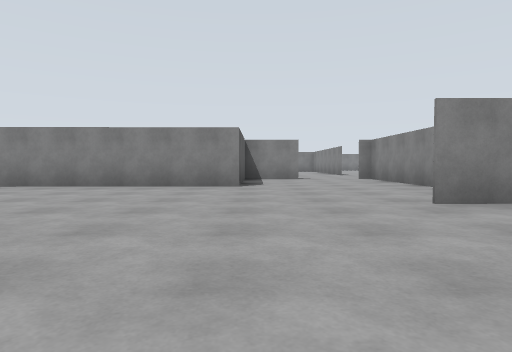
view 1 (above)

23 first-person views from a walk through a robot-simulator world made for Gazebo. The camera is 0.94 m above the floor, tilts 2° down and sees 75° across. The floor is counted in squares, 2.5 m on a side. Each view is taken from the middle of a square. On the plan, view 1 faces up. The plan holds only what a view shows up to about 9 squares ahead; the rest is blank. The place goes on beyond the plan.

view 2
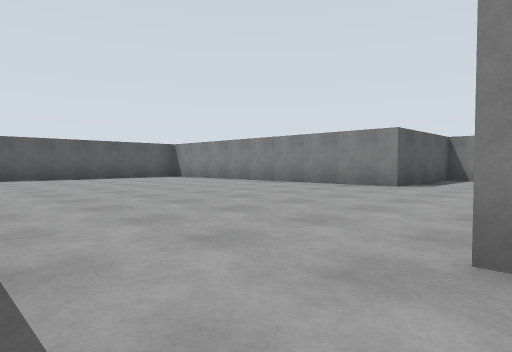

view 3
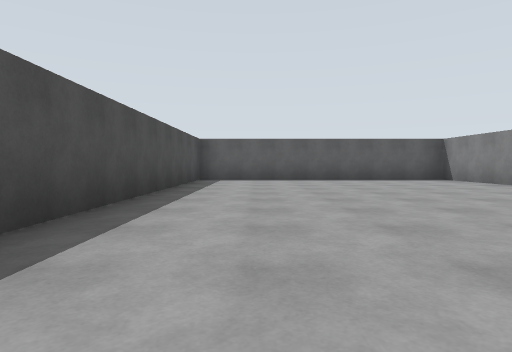

view 4
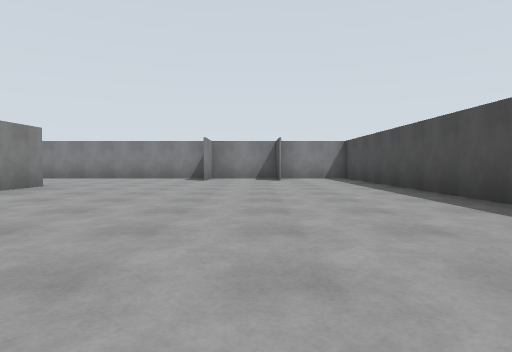

view 5
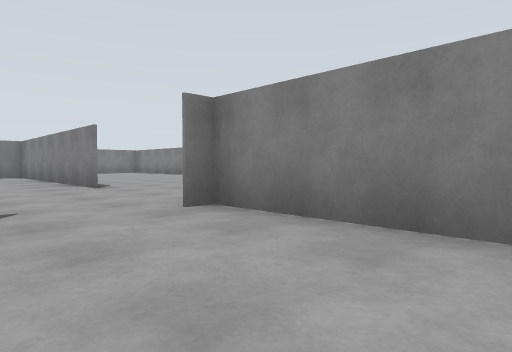

view 6
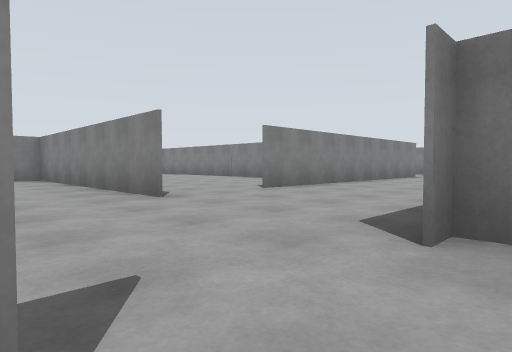

view 7
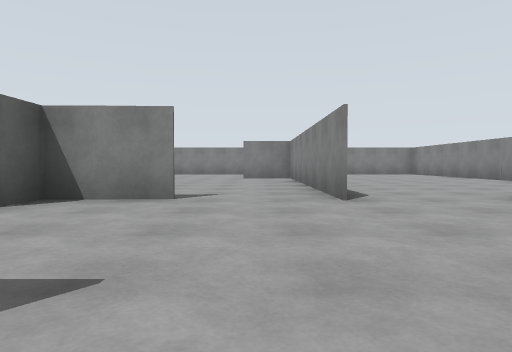

view 8
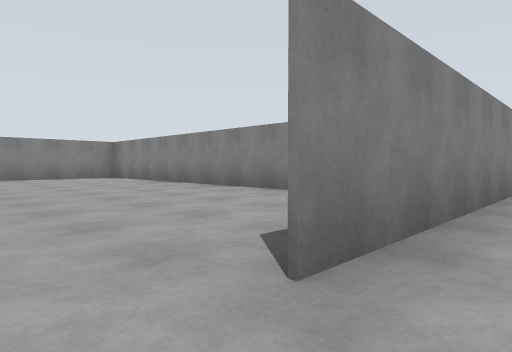

view 9
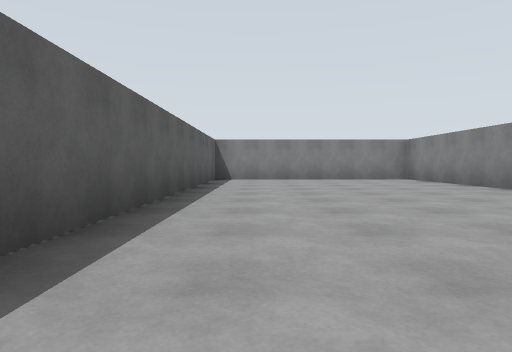

view 10
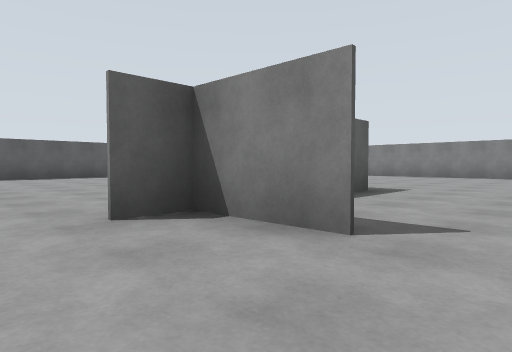

view 11
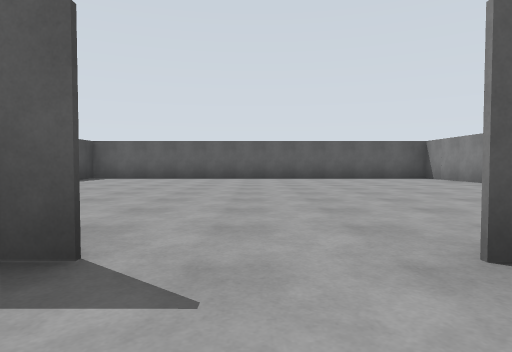

view 12
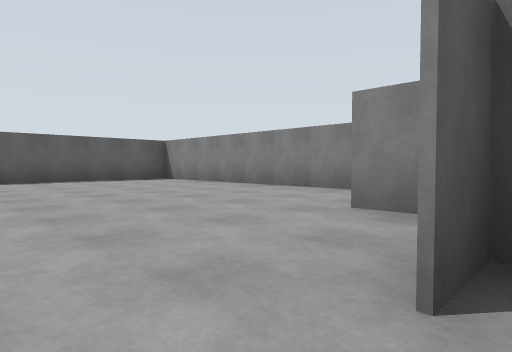

view 13
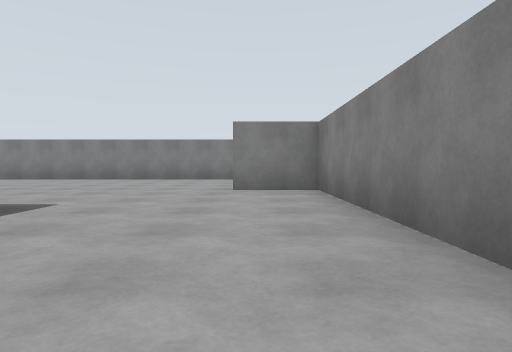

view 14
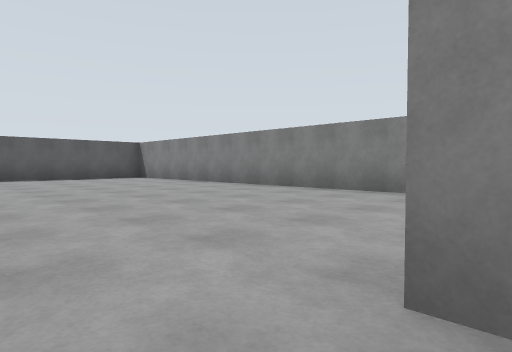

view 15
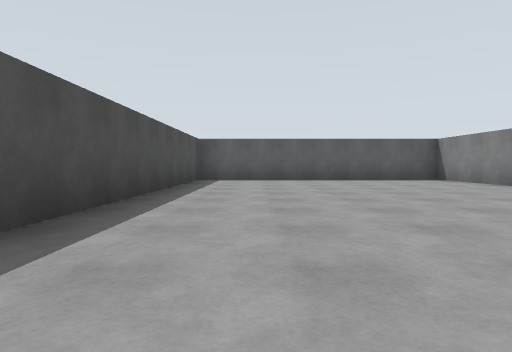

view 16
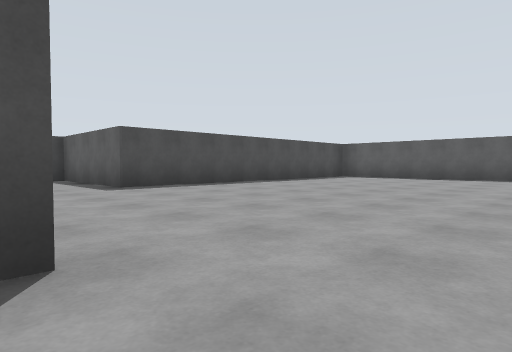

view 17
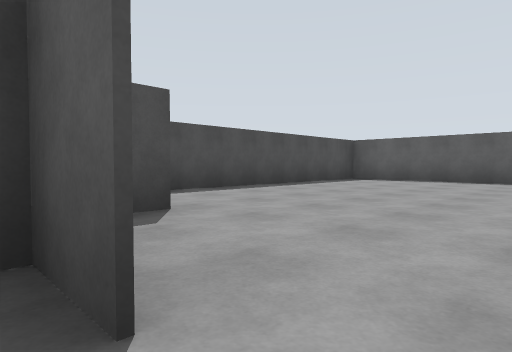

view 18
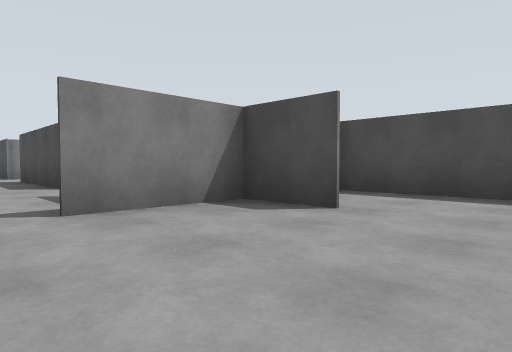

view 19
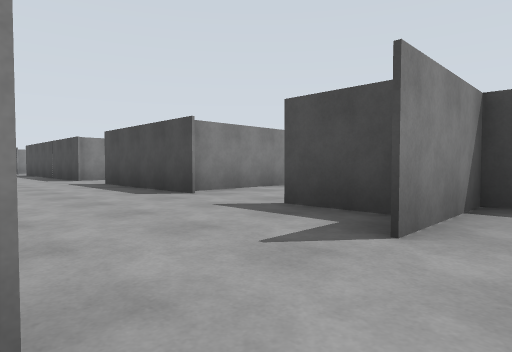

view 20
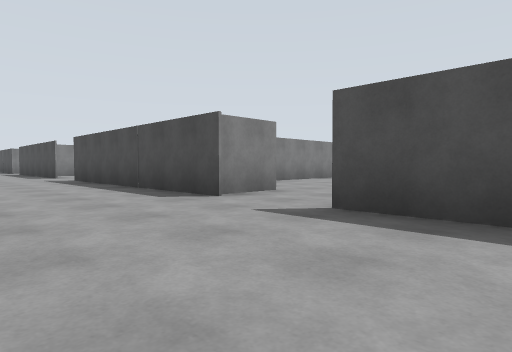

view 21
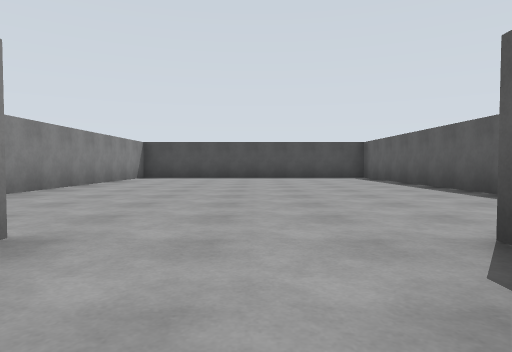

view 22
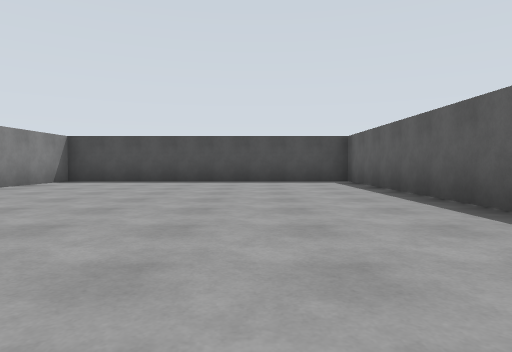

view 23
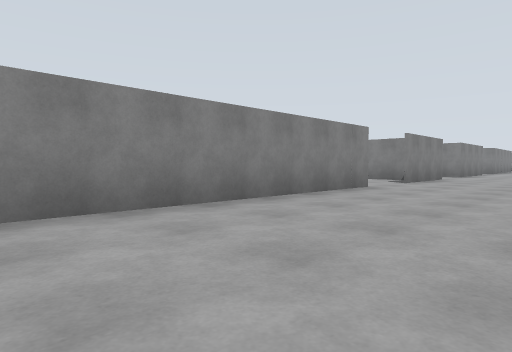

### Floor plan
Ten units are one square. View 1 is at (0, 0); x grows to the right and y downward. Boxes are objects, and circles mark ways between rooms. Rooms are numbered by the first view taken in them; rooms with no view inside come last. Other rooms are left out.
<svg viewBox="-85 -209 235 219">
<path fill="none" stroke="#000" d="M18 -15 30 -15M30 -32 16 -32M29 5 29 -85M11 -85 -4 -85M-3 -94 -3 -57 -72 -56 -72 4 30 4M26 -85 46 -85M12 -117 -3 -117M-3 -85 11 -85M78 -141 78 -204 30 -204M30 -203 30 -133M30 -204 -72 -204 -72 -146 -3 -146 -3 -109M29 -114 29 -169 16 -169M-9 -126 -15 -126M-25 -146 -80 -146 -80 -56 -3 -57M-16 -75 -3 -75 -3 -94M70 -85 125 -85M113 -116 48 -117M73 -73 73 -85M46 -85 56 -85M30 -49 29 5M30 4 92 4 91 -52"/>
<circle cx="20" cy="-90" r="3" fill="#2a7"/>
<circle cx="40" cy="-120" r="3" fill="#2a7"/>
<circle cx="20" cy="-110" r="3" fill="#2a7"/>
<circle cx="0" cy="-100" r="3" fill="#2a7"/>
<circle cx="50" cy="-105" r="3" fill="#2a7"/>
<circle cx="60" cy="-85" r="3" fill="#2a7"/>
<text x="-20" y="-30">1</text>
<text x="20" y="-100">2</text>
<text x="60" y="-160">3</text>
<text x="-20" y="-170">4</text>
<text x="-40" y="-110">5</text>
<text x="90" y="-100">6</text>
<text x="60" y="-40">7</text>
</svg>
Room 1 opens to room 2. Room 2 opens to room 3. Room 2 opens to room 4. Room 2 opens to room 5. Room 2 opens to room 6. Room 6 opens to room 7.

Where each view was taken, in squares from view 1:
view 1: 0 up, 0 right, facing up
view 2: 0 up, 2 right, facing up-left
view 3: 1 up, 1 right, facing left
view 4: 2 up, 6 left, facing right
view 5: 6 up, 1 right, facing up-right
view 6: 8 up, 1 right, facing up-right
view 7: 8 up, 2 right, facing up
view 8: 11 up, 4 right, facing up-right
view 9: 12 up, 4 right, facing up
view 10: 10 up, 2 right, facing up-left
view 11: 10 up, 1 right, facing left
view 12: 10 up, 0 right, facing up-left
view 13: 12 up, 2 right, facing up
view 14: 16 up, 2 right, facing up-left
view 15: 16 up, 1 right, facing left
view 16: 20 up, 2 right, facing down-left
view 17: 10 up, 0 right, facing down-left
view 18: 10 up, 3 left, facing down-right
view 19: 11 up, 1 left, facing down-right
view 20: 11 up, 4 right, facing down-right
view 21: 9 up, 6 right, facing down
view 22: 7 up, 5 right, facing down
view 23: 9 up, 6 right, facing up-right
